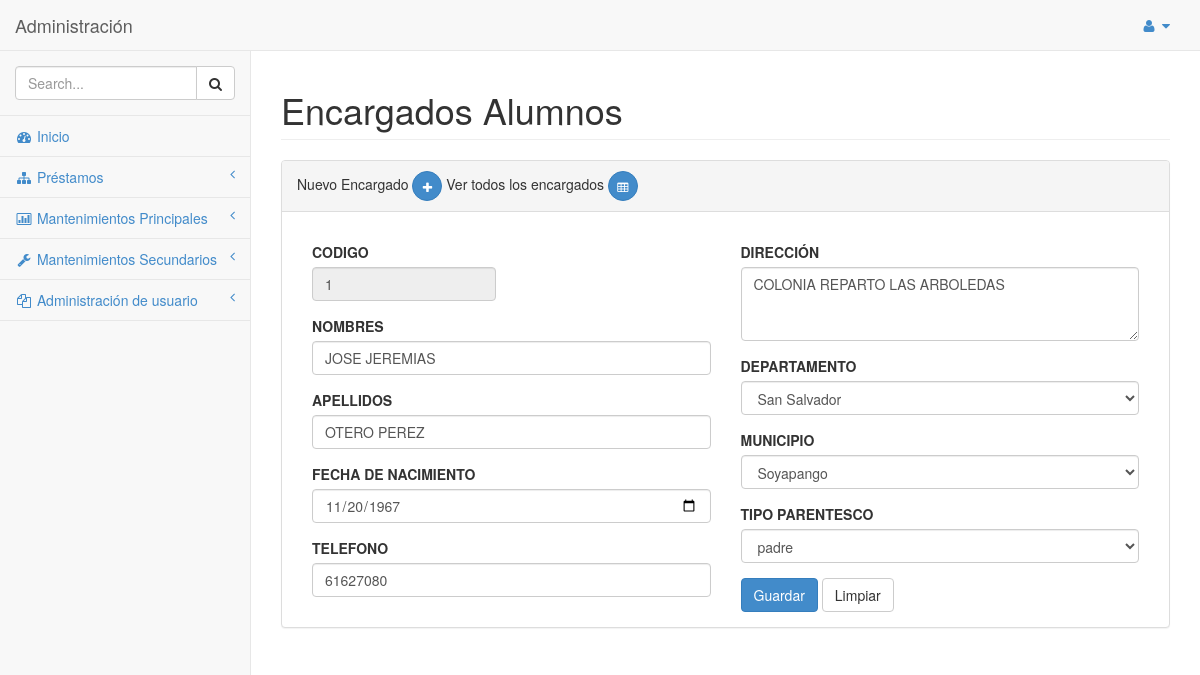
The page /SYSTEM/library_system/mantenimientos/principales/encargados_alumnos_ingresar.php?codigo=1 (signed in) on the database its author committed.
### tables this page shows
CREATE TABLE `encargado_alumno` (
  `CODIGO_ENCARGADO` int(11) NOT NULL,
  `NOMBRES_ENCARGADO` varchar(45) DEFAULT NULL,
  `APELLIDOS_ENCARGADO` varchar(45) DEFAULT NULL,
  `FECHA` date NOT NULL,
  `DEPARTAMENTO_ID_DEPARTAMENTO` int(11) NOT NULL,
  `DIRECCION` varchar(45) DEFAULT NULL,
  `TELEFONO` int(8) DEFAULT NULL,
  `PARENTESCO_IDPARENTESCO` int(11) DEFAULT NULL,
  `MUNICIPIO_ID_MUNICIPIO` int(11) NOT NULL
);

CREATE TABLE `departamento` (
  `ID_DEPARTAMENTO` int(11) NOT NULL,
  `NOMBRE_DEPARTAMENTO` varchar(45) DEFAULT NULL
);

CREATE TABLE `municipio` (
  `ID_MUNICIPIO` int(11) NOT NULL,
  `NOMBRE_MUNICIPIO` varchar(45) DEFAULT NULL,
  `DEPARTAMENTO_ID_DEPARTAMENTO` int(11) NOT NULL
);

### SYSTEM/library_system/clases/conexion/clDML.php (called while the page is built, shortened)
<?php
class clDML
{
    public function conectar($hostname, $username,$password, $database){
        $mysqli = new mysqli($hostname, $username,$password, $database);
        if ($mysqli -> connect_errno) {
        die( "Fallo la conexión a MySQL: (" . $mysqli -> mysqli_connect_errno()
        . ") " . $mysqli -> mysqli_connect_error());
        return $mysqli;
        }
        else{
            return $mysqli;
        }
    }
    public function get_list($query)
    {
        $connection = $this->conectar(DB_HOST,DB_USER,DB_PASS,DB_NAME,DB_CHARSET);
        $result = $connection->query($query);
        if($result){
            $users = $result->fetch_all(MYSQLI_ASSOC);
        }else{
            $users = [];
        }
        return $users;
    }
}
?>

### SYSTEM/library_system/clases/conexion/mto_encargado_alumno.php (called while the page is built, shortened)
<?php
require_once "clDML.php";
class mto_encargado_alumno extends clDML
{
    public function getEncargadolByCod($id)
    {
        $query = "SELECT * FROM ENCARGADO_ALUMNO WHERE CODIGO_ENCARGADO = '".$id."'";
        $conn = new clDML();
        $users = $conn->get_list($query);
        return $users;
    }
    public function get_municipios()
    {
        $query = "SELECT * FROM MUNICIPIO";
        $conn = new clDML();
        $muni = $conn->get_list($query);
        return $muni;
    }
    public function get_departamentos()
    {
        $query = "SELECT * FROM DEPARTAMENTO";
        $conn = new clDML();
        $depa = $conn->get_list($query);
        return $depa;
    }
    public function get_tipo_parentesco()
    {
        $query = "SELECT * FROM PARENTESCO";
        $conn = new clDML();
        $parentesco = $conn->get_list($query);
        return $parentesco;
    }
}
?>

### SYSTEM/library_system/mantenimientos/principales/encargados_alumnos_ingresar.php (the view, shortened to what this page needs)
<?php
require_once "../../clases/conexion/mto_encargado_alumno.php";
if(isset($_SESSION['usr']) && isset($_SESSION['cod_usr'])){
    $clMto__Encargado_Alumno = new mto_encargado_alumno();
    $codigo = "";
    $nombres = "";
    $apellidos = "";
    $direccion = "";
    $departamento = "";
    $municipio = "";
    $parentesco = "";
    $fecha = "";
    $telefono = "";
    $tipo_movimiento = 1;
if(isset($_POST['guardar'])){
    if(isset($_POST['nombres']) && !empty($_POST['nombres']) && isset($_POST['apellidos']) && !empty($_POST['apellidos']) && isset($_POST['departamento']) && !empty($_POST['departamento']) && isset($_POST['municipio']) && !empty($_POST['municipio']) && isset($_POST['parentesco']) && !empty($_POST['parentesco']) && isset($_POST['fecha']) && !empty($_POST['fecha']) && isset($_POST['telefono']) && !empty($_POST['telefono'])){
        $nombres = $_POST['nombres'];
        $apellidos = $_POST['apellidos'];
        $direccion = $_POST['direccion'];
        $departamento = $_POST['departamento'];
        $municipio = $_POST['municipio'];
        $parentesco = $_POST['parentesco'];
        $fecha =$_POST['fecha'];
        $telefono = $_POST['telefono'];
        $tipo_movimiento = $_POST['guardar'];
        if($tipo_movimiento == 2){
            if (isset($_POST['codigo']) && !empty($_POST['codigo'])) {
                $codigo = $_POST['codigo'];
                $estado = $clMto__Encargado_Alumno->modificar_encargado($codigo,$nombres,$apellidos,$fecha,$departamento,$direccion,$telefono,$parentesco,$municipio);
                if ($estado > 0) {
                    $mensaje = "Modificado satisfactoriamente";
                }else{
                    $mensaje = "No hubo cambios";
                }
            }
            $tipo_movimiento = 2;
        }else{
            $tipo_movimiento = 1;
            $estado = $clMto__Encargado_Alumno->guardar_encargado($nombres,$apellidos,$fecha,$departamento,$direccion,$telefono,$parentesco,$municipio);
            if ($estado>0) {
                $mensaje = "Guardado satisfactoriamente";
            }else{
                $tipo_movimiento = 3;
                $mensaje = "Hubo algun error al guardar";
            }
        }
    }else{
        $mensaje = "Datos no son válidos.";
        if(!is_numeric($_POST['telefono'])){
            $mensaje += "<br>El campo de telefono debe ser solo numeros y no menor de 8";
        }elseif (($timestamp = strtotime($_POST['fecha'])) === false) {
            $mensaje += "<br>El campo de fecha no fue introducido correctamente, debe ser Año/Mes/Dia";
        }
        $tipo_movimiento = 3;
    }
}elseif (isset($_GET['codigo'])) {
    $codigo = htmlspecialchars($_GET['codigo']);
    $list = $clMto__Encargado_Alumno->getEncargadolByCod($codigo);
    if (count($list) > 0) {
        foreach ($list as $row):
        $codigo = $row['CODIGO_ENCARGADO'];
        $nombres = $row['NOMBRES_ENCARGADO'];
        $apellidos = $row['APELLIDOS_ENCARGADO'];
        $direccion = $row['DIRECCION'];
        $departamento = $row['DEPARTAMENTO_ID_DEPARTAMENTO'];
        $municipio = $row['MUNICIPIO_ID_MUNICIPIO'];
        $parentesco = $row['PARENTESCO_IDPARENTESCO'];
        $fecha =$row['FECHA'];
        $telefono = $row['TELEFONO'];
        endforeach;
        $tipo_movimiento = 2;
    }else{
        $tipo_movimiento = 0;
        $mensaje = "No existe ese código";
    }
}else{
    $tipo_movimiento = 1;
}
}else{
    header('location: ../../login.php');
}
?>
<!DOCTYPE html>
<html>
<head>
    <link href="../../css/bootstrap.min.css" rel="stylesheet">
    <link href="../../font-awesome/css/font-awesome.css" rel="stylesheet">
    <link href="../../css/sb-admin.css" rel="stylesheet">
</head>
<body>
    <div id="wrapper">
        <nav class="navbar navbar-default navbar-fixed-top" role="navigation" style="margin-bottom: 0">
            <div class="navbar-header">
                <a class="navbar-brand" href="index.html">Administración</a>
            </div>
            <ul class="nav navbar-top-links navbar-right">
                <li class="dropdown">
                    <a class="dropdown-toggle" data-toggle="dropdown" href="#">
                        <i class="fa fa-user fa-fw"></i>  <i class="fa fa-caret-down"></i>
                    </a>
                </li>
            </ul>
            <div class="navbar-default navbar-static-side" role="navigation">
                <div class="sidebar-collapse">
                    <ul class="nav" id="side-menu">
                        <li class="sidebar-search">
                            <div class="input-group custom-search-form">
                                <input type="text" class="form-control" placeholder="Search...">
                                <span class="input-group-btn">
                                <button class="btn btn-default" type="button">
                                    <i class="fa fa-search"></i>
                                </button>
                            </span>
                            </div>
                        </li>
                        <?php include '../../menu.php';?>
                    </ul>
                </div>
            </div>
        </nav>
        <div id="page-wrapper">
            <div class="row">
                <div class="col-lg-12">
                    <h1 class="page-header">Encargados Alumnos</h1>
                </div>
            </div>
            <div class="row">
                <div class="col-md-12">
                    <div class="panel panel-default">
                        <div class="panel-heading">
                            Nuevo Encargado <a class="btn btn-primary btn-circle" href="encargados_alumnos_ingresar.php"><i class="fa fa-plus"></i></a>  Ver todos los encargados <a class="btn btn-primary btn-circle" href="encargados_alumnos.php"><i class="fa fa-table"></i></a>
                        </div>
                        <div class="panel-body">
                            <form role="form" action="encargados_alumnos_ingresar.php" method="POST">
                                <div class="col-md-6">
                                    <div class="row">
                                            <div class="col-md-6">
                                                <div class="form-group">
                                                <label >CODIGO</label>
                                                <input readonly type="number" required name="codigo" size="10" class="form-control" value="<?php echo $codigo; ?>">
                                                </div>
                                            </div>
                                    </div>
                                    <div class="form-group">
                                        <label>NOMBRES</label>
                                        <input required name="nombres" class="form-control" value="<?php echo $nombres; ?>">
                                    </div>
                                    <div class="form-group">
                                        <label>APELLIDOS</label>
                                        <input required name="apellidos" class="form-control" value="<?php echo $apellidos; ?>">
                                    </div>
                                    <div class="form-group">
                                        <label>FECHA DE NACIMIENTO</label>
                                        <input required name="fecha" placeholder="AAAA/MM/DD" type="date" class="form-control" value="<?php echo $fecha; ?>">
                                    </div>
                                    <div class="form-group">
                                        <label>TELEFONO</label>
                                        <input id="telefono" maxlength="8" required  name="telefono" type="tel" min="8" placeholder="22222222" class="form-control" value="<?php echo $telefono; ?>">
                                    </div>
                        </div>
                        <div class="col-md-6">
                                    <div class="form-group">
                                        <label>DIRECCIÓN</label>
                                        <textarea name="direccion" class="form-control" rows="3"><?php echo $direccion ?></textarea>
                                    </div>
                                    <div class="form-group">
                                            <label>DEPARTAMENTO</label>
                                            <select required name="departamento" id="departamento" class="form-control">
                                               <?php
                                                    $depa = $clMto__Encargado_Alumno->get_departamentos();
                                                    foreach ($depa as $row): ?>
                                                    <option <?php if($departamento == $row['ID_DEPARTAMENTO']){echo "selected";}?> value="<?php echo $row['ID_DEPARTAMENTO']; ?>"><?php echo $row['NOMBRE_DEPARTAMENTO']; ?></option>
                                                <?php endforeach ?>
                                            </select>
                                    </div>
                                    <div class="form-group">
                                            <label>MUNICIPIO</label>
                                            <select required name="municipio" id="municipio" class="form-control">
                                               <?php
                                                    if ($tipo_movimiento == 2) {
                                                        $muni = $clMto__Encargado_Alumno->get_municipios();
                                                        foreach ($muni as $row): ?>
                                                        <option  <?php if($municipio == $row['ID_MUNICIPIO']){echo "selected";}?> value="<?php echo $row['ID_MUNICIPIO']; ?>"><?php echo $row['NOMBRE_MUNICIPIO']; ?></option>
                                                        <?php endforeach   ?>
                                                    <?php }?>
                                            </select>
                                    </div>
                                    <div class="form-group">
                                            <label>TIPO PARENTESCO</label>
                                            <select required name="parentesco" class="form-control">
                                               <?php
                                                    $parentesco_list = $clMto__Encargado_Alumno->get_tipo_parentesco();
                                                    foreach ($parentesco_list as $row): ?>
                                                    <option <?php if($parentesco == $row['ID_PARENTESCO']){echo "selected";}?> value="<?php echo $row['ID_PARENTESCO']; ?>"><?php echo $row['DESCRIPCION_PARENTESCO']; ?></option>
                                                <?php endforeach ?>
                                            </select>
                                    </div>
                                    <button type="submit" name="guardar" value="<?php echo $tipo_movimiento;?>" class="btn btn-primary">Guardar</button>
                                        <button type="reset" class="btn btn-default">Limpiar</button>
                        </div>
                           </form>
                        </div>
                    </div>
                </div>
            </div>
        </div>
    </div>
</body>
</html>

### SYSTEM/library_system/css/sb-admin.css (style rules this page uses)
body { padding-top: 100px; background-color: #f8f8f8; }
@media (min-width:768px) { body { padding-top: 50px; } }
#wrapper { width: 100%; }
#page-wrapper { padding: 0 15px; min-height: 568px; background-color: #fff; }
@media (min-width:768px) { #page-wrapper { position: inherit; margin: 0 0 0 250px; padding: 0 30px; min-height: 1300px; border-left: 1px solid #e7e7e7; } }
.navbar-top-links li { display: inline-block; }
.navbar-top-links li:last-child { margin-right: 15px; }
.navbar-top-links li a { padding: 15px; min-height: 50px; }
.navbar-static-side ul li { border-bottom: 1px solid #e7e7e7; }
.sidebar-search { padding: 15px; }
@media (min-width:768px) { .navbar-static-side { z-index: 1; position: absolute; width: 250px; margin-top: 51px; } }
.btn-circle { width: 30px; height: 30px; padding: 6px 0; border-radius: 15px; text-align: center; font-size: 12px; line-height: 1.428571429; }

### rows shown on the page
encargado_alumno: codigo "1", nombres "JOSE JEREMIAS", apellidos "OTERO PEREZ", fecha "11/20/1967", telefono "61627080", direccion "COLONIA REPARTO LAS ARBOLEDAS", departamento "San Salvador", municipio "Soyapango"

### other values the page prints
form field parentesco "padre"
